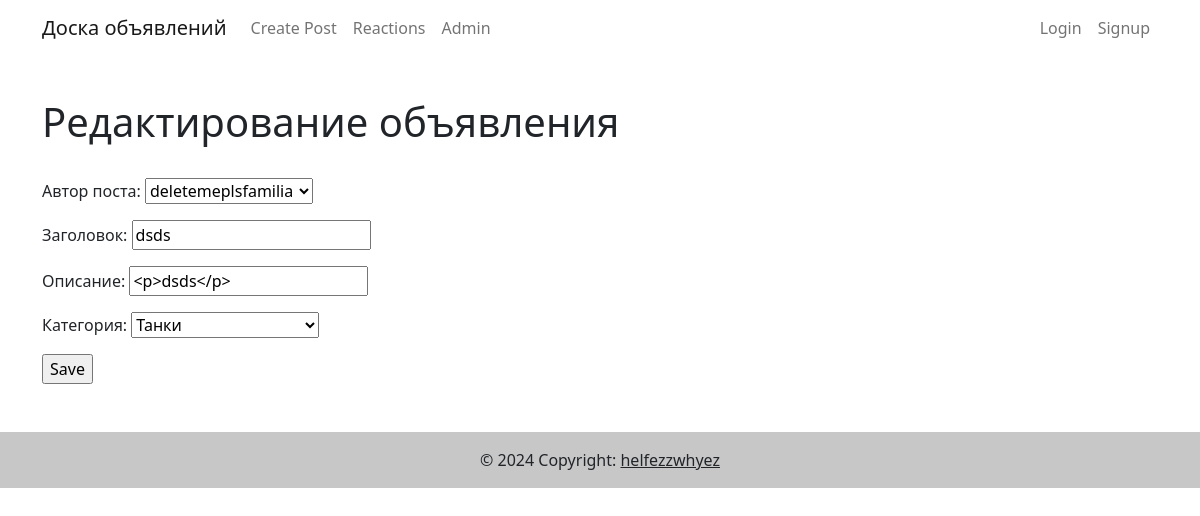
The app's page /posts/4/edit with its own data.
### upload_app/models.py (models this page shows, shortened)
class Post(models.Model):
    author = models.ForeignKey(User, on_delete=models.CASCADE, null=True, verbose_name='Автор поста')
    title = models.CharField(max_length=64, verbose_name='Заголовок')
    text = models.TextField(verbose_name='Описание')
    banner = models.ImageField(blank=True, null=True, upload_to='images/', verbose_name='Картинка')
    time_in = models.DateTimeField(auto_now_add=True)  # атоматически добавляемая дата и время создания
    STATUS_CHOICES = (
        ('done', 'Выполнено'),
        ('no_done', 'Не выполнено'),
    )
    status = models.CharField(max_length=12, choices=STATUS_CHOICES, default='no_done', verbose_name='Статус')
    CATEGORY_CHOICES = (
        ('tanks', 'Танки'),
        ('healing', 'Хилы'),
        ('dd', 'ДД'),
        ('merchants', 'Торговцы'),
        ('guildmasters', 'Гилдмастеры'),
        ('questgivers', 'Квестгиверы'),
        ('blacksmiths', 'Кузнецы'),
        ('tanners', 'Кожевники'),
        ('potionmakers', 'Зельевары'),
        ('spellmasters', 'Местера заклинаний')
    )
    category = models.CharField(max_length=12, choices=CATEGORY_CHOICES, default='tanks', verbose_name='Категория')
    class Meta:
        verbose_name_plural = 'Объявления'
        verbose_name = 'Объявление'

### upload_app/views.py (the view, shortened to what this page needs)
# urls.py: path('posts/<int:pk>/edit', PostUpdate.as_view(), name='post_edit'),
class PostUpdate(UpdateView):
    form_class = PostForm
    model = Post
    template_name = 'post_edit.html'

### upload_app/forms.py
class PostForm(forms.ModelForm):
    class Meta:
        model = Post
        fields = ['author', 'title', 'text', 'category']
        widgets = {'text': SummernoteWidget()}

### upload_app/context_processors.py (called while the page is built)
def auth_status(request):
    if request.user.is_authenticated:
        return {'is_authenticated': True}
    else:
        return {'is_authenticated': False}

### upload_app/templates/post_edit.html (shortened to what this page needs)
{% extends 'base.html' %}
{% block pageContent %}
<h1>Редактирование объявления</h1>
<br>
<form method="post">
    {{form.as_p}}
    <input type="submit" value="Save">
</form>
{% endblock pageContent %}

### records on screen
Post: author "deletemeplsfamilia", title "dsds", text "<p>dsds</p>", category "Танки"
